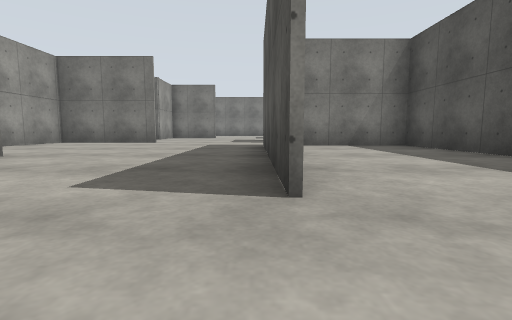
View 1 (above)

19 first-person views from a walk through a Gazebo world. The camera is 0.72 m above the floor, tilts 6° down and sees 85° across. The floor is counted in squares, 2 m on a side. Each view is taken from the middle of a square. On the plan, view 1 faces up. The plan holds only what a view shows up to about 9 squares ahead; the rest is blank. The place goes on beyond the plan.

View 2
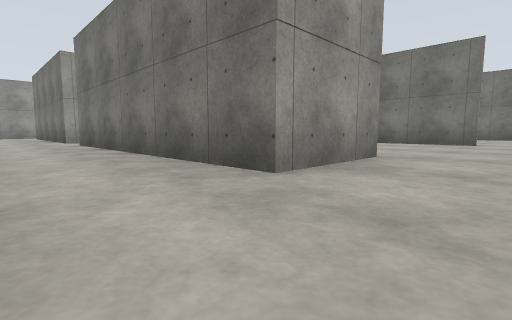

View 3
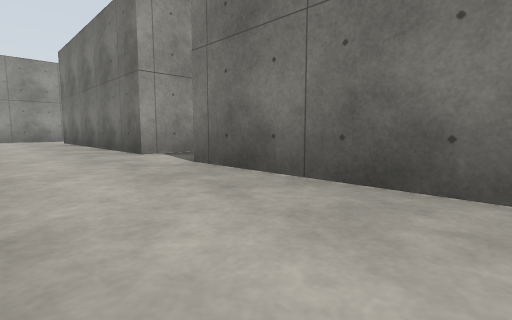

View 4
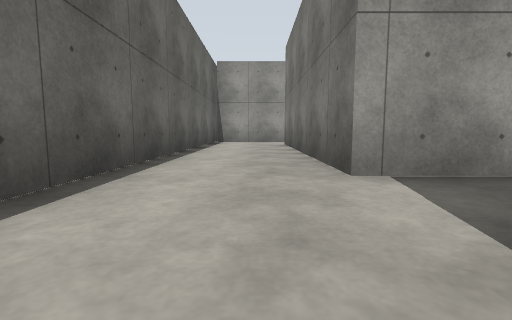

View 5
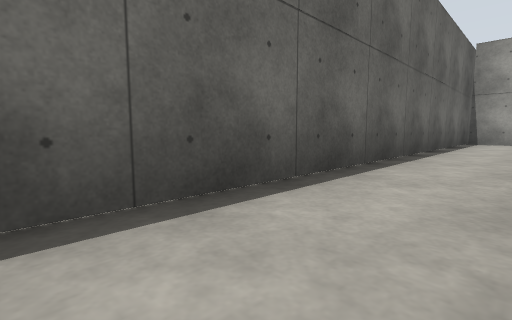

View 6
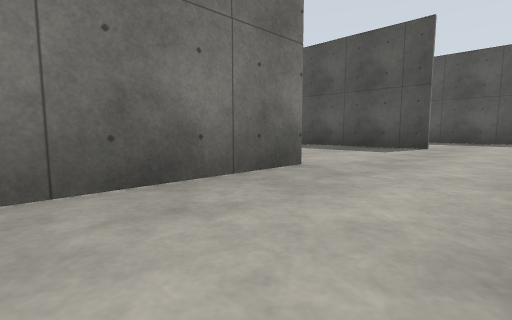

View 7
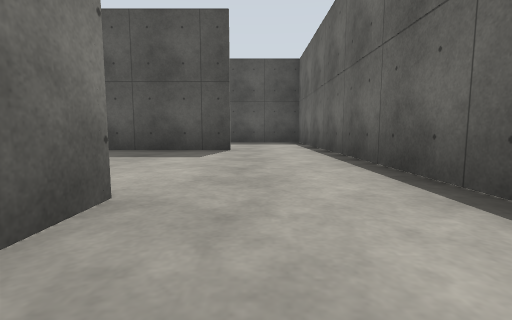

View 8
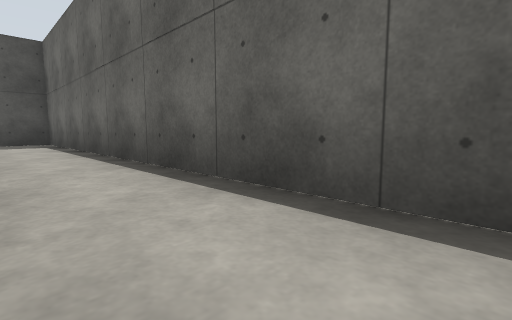

View 9
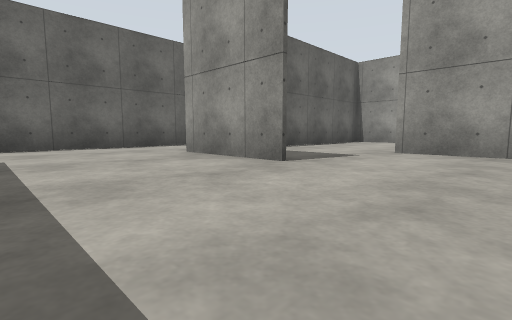

View 10
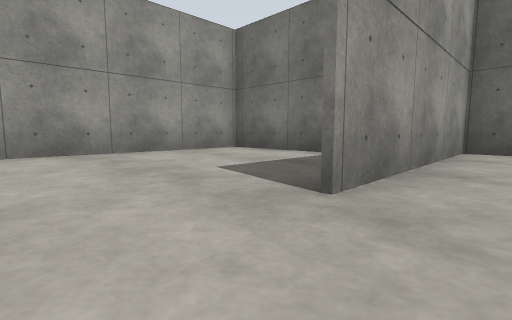

View 11
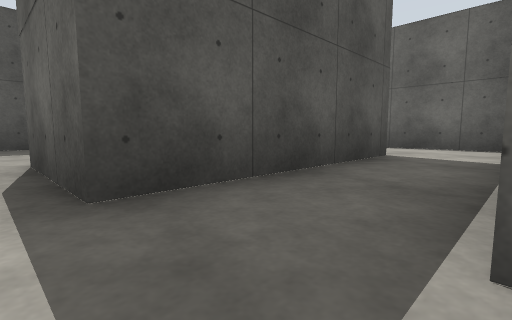

View 12
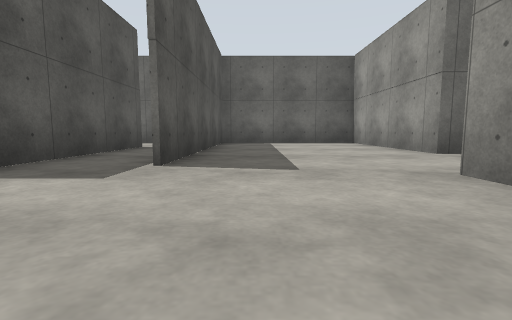

View 13
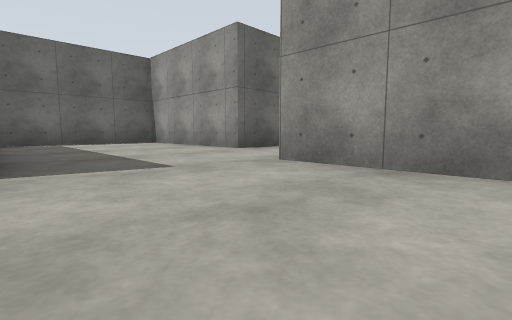

View 14
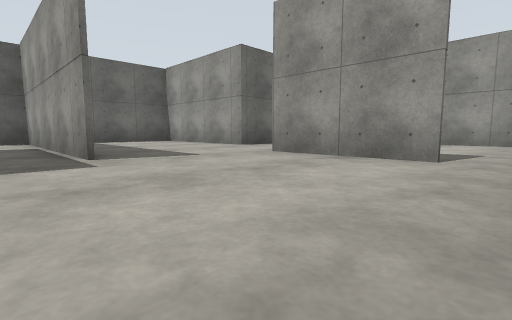

View 15
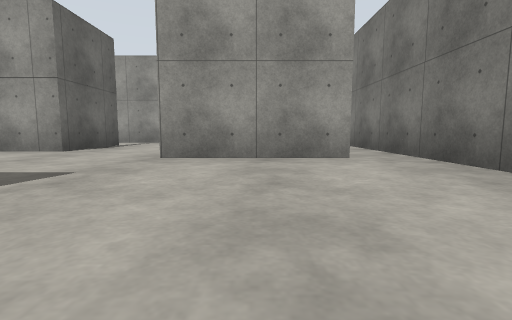

View 16
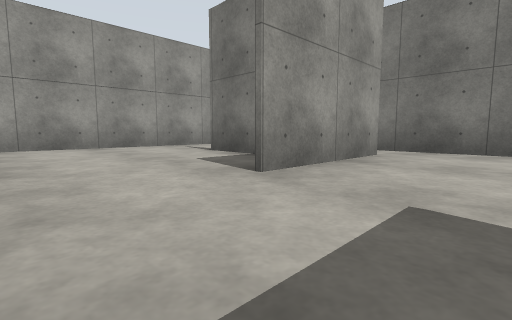

View 17
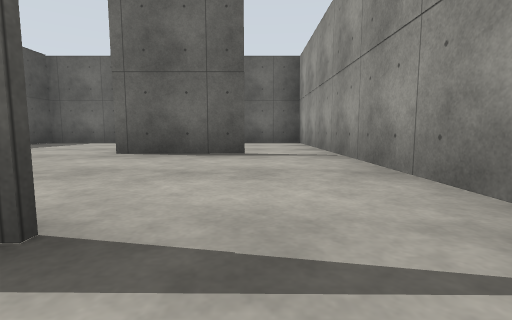

View 18
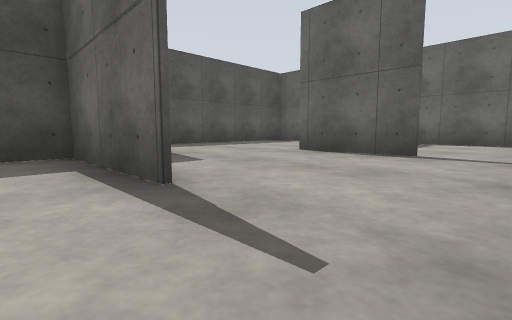

View 19
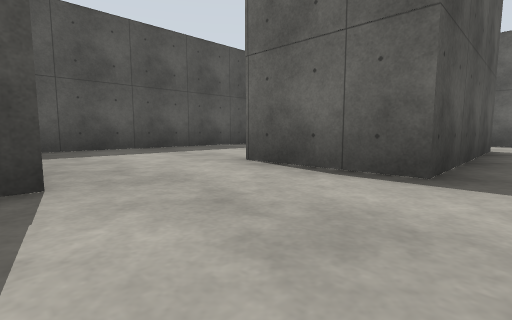

### Floor plan
Key: @ floor where view 1 was taken; # wall or solid block; x gap in a wall; . floor.
Columns run from 26 left of view 1 to 4 right of it. Each row starts with its distance up from view 1.
  9 ######## .             ....
  8 #....x.....#        ####...
  7 #..###.........######.....#####
  6 #....#....##...##...#.....#...#
  5 #.......#.# ...##...#.....#...#
  4 #..##...#.#  ..##.........#...#
  3 #...#...#.#   .##.....#...#...#
  2 #...#...#.#############...#...#
  1 #...#...#.....................#
  0 #...#...#.................@...#
 -1 ##################   ##########

Where each view was taken, in squares from view 1:
view 1: 0 up, 0 right, facing up
view 2: 0 up, 2 left, facing up-left
view 3: 0 up, 7 left, facing up-left
view 4: 1 up, 9 left, facing left
view 5: 1 up, 9 left, facing down-left
view 6: 0 up, 6 left, facing up-right
view 7: 1 up, 5 left, facing right
view 8: 1 up, 5 left, facing down-right
view 9: 6 up, 1 left, facing down-left
view 10: 3 up, 5 left, facing up-left
view 11: 6 up, 18 left, facing down-right
view 12: 8 up, 19 left, facing down
view 13: 8 up, 18 left, facing down-left
view 14: 9 up, 17 left, facing down-left
view 15: 7 up, 17 left, facing left
view 16: 4 up, 19 left, facing up-left
view 17: 8 up, 24 left, facing down
view 18: 8 up, 25 left, facing down-right
view 19: 8 up, 17 left, facing down-right
